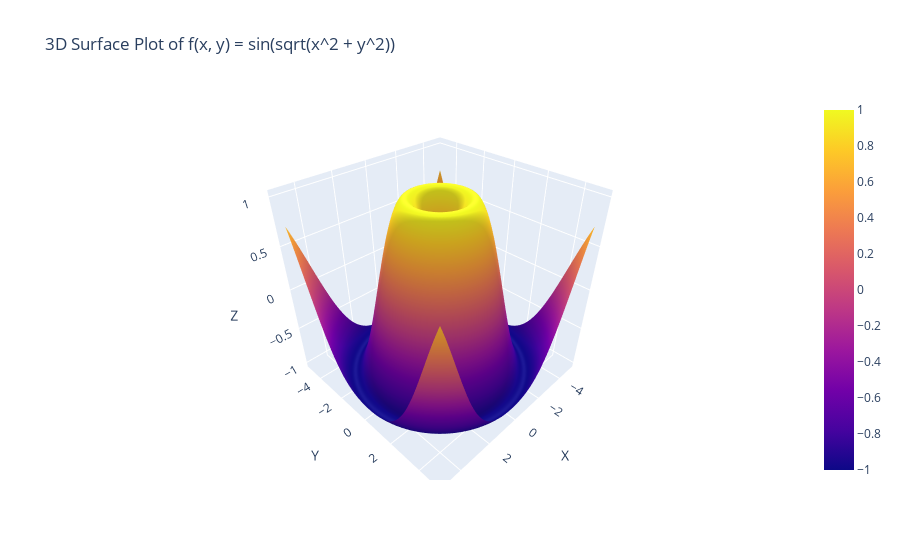

Notebook source saved alongside this figure:
### Code cell
# 4. Using the given x and y data, generate a 3D surface plot to visualize the function 

x = np.linspace(-5, 5, 100)
y = np.linspace(-5, 5, 100)
x, y = np.meshgrid(x, y)
z = np.sin(np.sqrt(x**2 + y**2))
data = {
    'X': x.flatten(),
    'Y': y.flatten(),
    'Z': z.flatten()
}
df = pd.DataFrame(data)

import plotly.graph_objects as go

fig = go.Figure(data=[go.Surface(z=z, x=x, y=y)])

fig.update_layout(
    title='3D Surface Plot of f(x, y) = sin(sqrt(x^2 + y^2))',
    scene=dict(
        xaxis_title='X',
        yaxis_title='Y',
        zaxis_title='Z'
    ),
    autosize=True
)

fig.show()

### Figure 1 — Plotly figure (JSON) as saved in the notebook; plotly's stock layout.template omitted (floating-point values rounded to 4 significant figures; data arrays with more than 128 entries replaced by an {"elided": "..."} marker saying what was removed)
{"data": [{"type": "surface", "x": {"elided": "100x100 float values"}, "y": {"elided": "100x100 float values"}, "z": {"elided": "100x100 float values"}}], "layout": {"autosize": true, "scene": {"xaxis": {"title": {"text": "X"}}, "yaxis": {"title": {"text": "Y"}}, "zaxis": {"title": {"text": "Z"}}}, "title": {"text": "3D Surface Plot of f(x, y) = sin(sqrt(x^2 + y^2))"}}}
